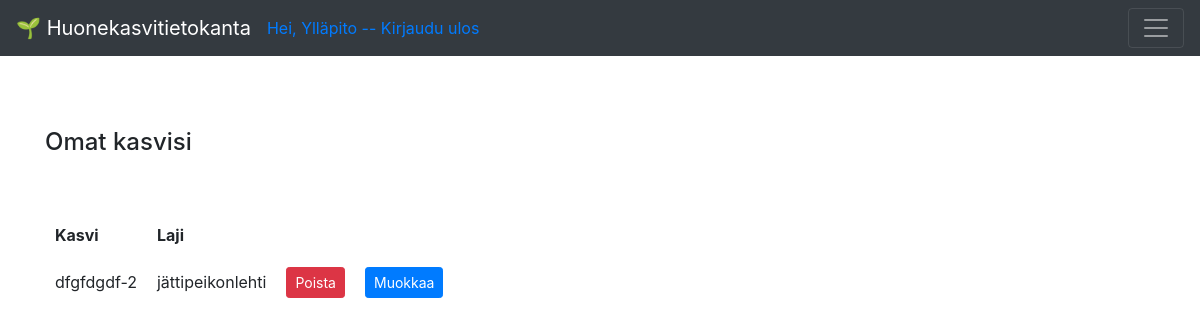
Page /plants (signed in) on the earlier database version.
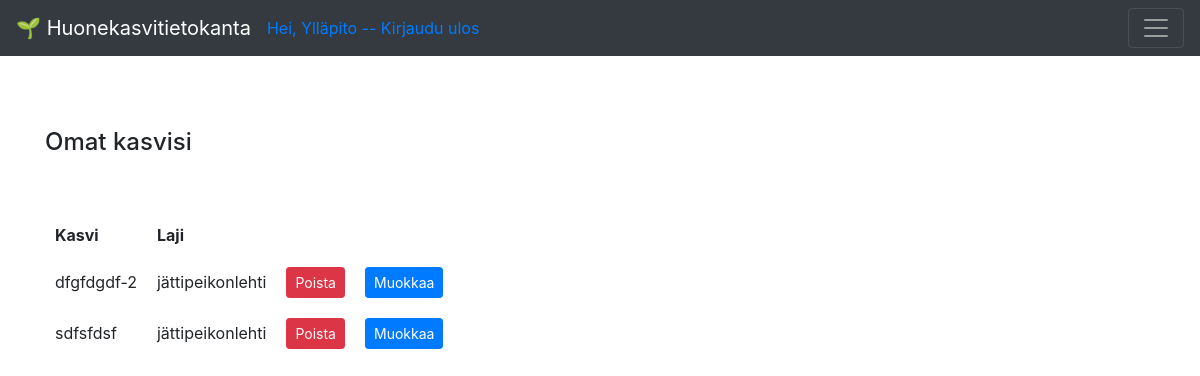
Same page on the later database version.
### application/plants/models.py (models this page shows, shortened)
class Plant(Base):
    species_id = db.Column(db.Integer, db.ForeignKey('species.id'),
        nullable=True)
    account_id = db.Column(db.Integer, db.ForeignKey('account.id'),
                           nullable=False)
    species_name = db.Column(db.String(144), nullable=True)

### application/plants/views.py (the view)
@app.route("/plants", methods=["GET"])
@login_required(role="ANY")
def plants_index():
    return render_template("plants/list.html", plants = Plant.query.filter_by(account_id=current_user.id))

### application/__init__.py (called while the page is built)
def login_required(role = "ANY"):
    def wrapper(fn):
        @wraps(fn)
        def decorated_view(*args, **kwargs):
            if not current_user:
                return login_manager.unauthorized()
            if not current_user.is_authenticated:
                return login_manager.unauthorized()
            unauthorized = False
            if not role == "ANY":
                unauthorized = True
                for user_role in current_user.userrole():
                    if user_role == role:
                        unauthorized = False
                        break
            if unauthorized:
                return login_manager.unauthorized()
            return fn(*args, **kwargs)
        return decorated_view
    return wrapper

@login_manager.user_loader
def load_user(user_id):
    return User.query.get(user_id)

### application/templates/plants/list.html
{% extends "layout.html" %}
{% block body %}
<h4>Omat kasvisi</h4>
<br>
<br>
<table cellpadding="20">
  <tr>
    <th>Kasvi</th>
    <th>Laji
    <th>
  </tr>
  {% for plant in plants %}
  <tr>
    <td>{{ plant.name }}</td>
    <td>{{ plant.species_name }}</td>
    <td>
      <form method="POST" action="{{ url_for('plants_delete', plant_id=plant.id) }}">
        <button type="submit" class="btn btn-danger btn-sm">Poista</button>
      </form>
    </td>
    <td>
      <form method="POST" action="{{ url_for('plants_edit', plant_id=plant.id) }}">
        <button type="submit" class="btn btn-primary btn-sm">Muokkaa</button>
      </form>
    </td>
  </tr>
  {% endfor %}
</table>
{% endblock %}

Differences in the rows shown:
added Plant: name "sdfsfdsf", species_name "jättipeikonlehti"
